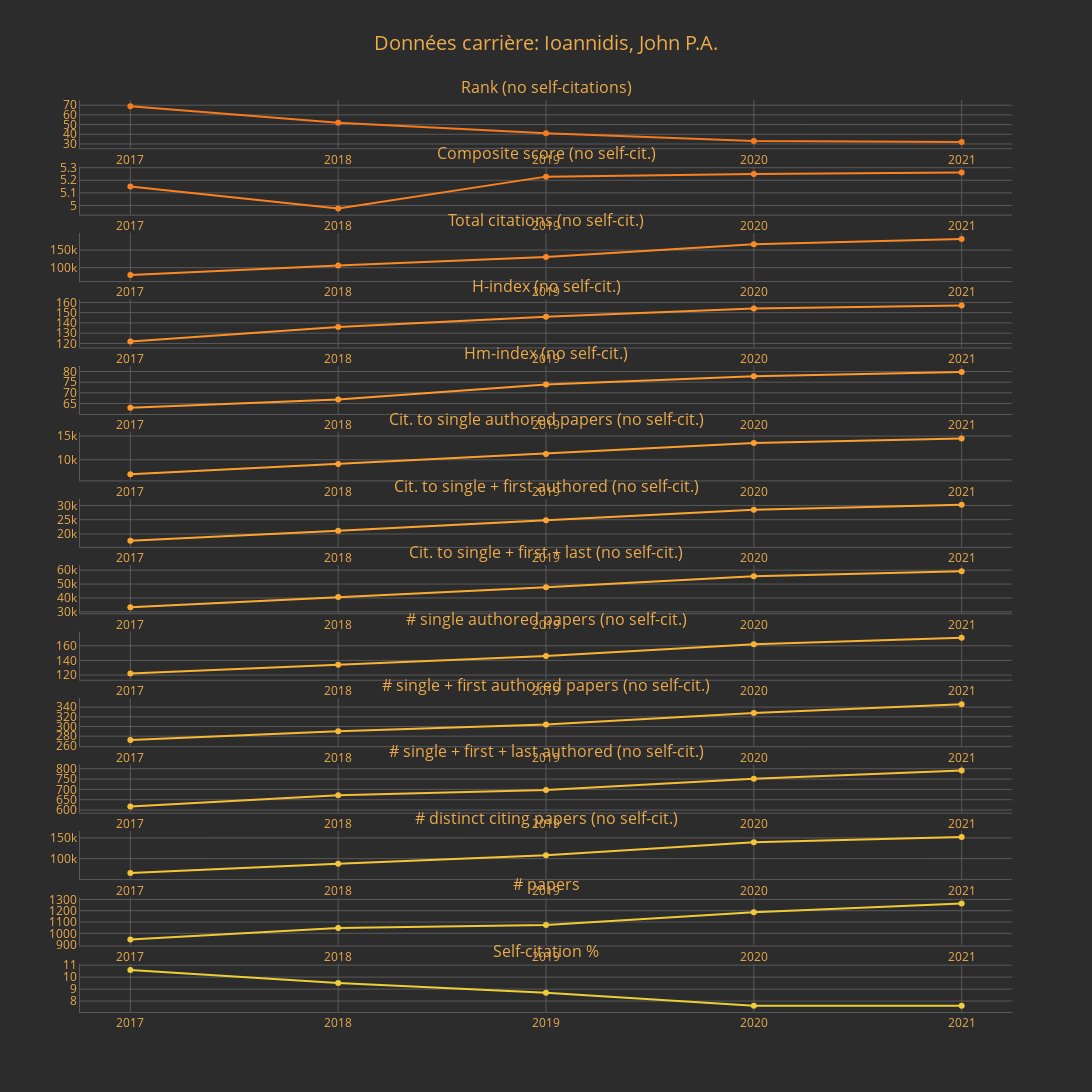

The code cell stored with this chart in its notebook:
### Code cell
# Cellule 4: Visualisation avec exclusion des auto-citations
fig = client.plot_author_career("Ioannidis, John P.A.", 
                                exclude_self_citations=True,
                                height=2500)
fig.show()

### Figure 1 — Plotly figure (JSON) as saved in the notebook; plotly's stock layout.template omitted (floating-point values rounded to 4 significant figures)
{"data": [{"hovertemplate": "Année: %{x}<br>Valeur: %{y}<extra></extra>", "marker": {"color": "rgb(247, 121, 30)"}, "name": "rank (ns)", "type": "scatter", "x": ["2017", "2018", "2019", "2020", "2021"], "xaxis": "x", "y": [69.0, 52.0, 41.0, 33.0, 32.0], "yaxis": "y"}, {"hovertemplate": "Année: %{x}<br>Valeur: %{y}<extra></extra>", "marker": {"color": "rgb(249, 129, 34)"}, "name": "c (ns)", "type": "scatter", "x": ["2017", "2018", "2019", "2020", "2021"], "xaxis": "x2", "y": [5.151, 4.976, 5.229, 5.249, 5.261], "yaxis": "y2"}, {"hovertemplate": "Année: %{x}<br>Valeur: %{y}<extra></extra>", "marker": {"color": "rgb(250, 137, 37)"}, "name": "nc (ns)", "type": "scatter", "x": ["2017", "2018", "2019", "2020", "2021"], "xaxis": "x3", "y": [79240.0, 106300.0, 130600.0, 166900.0, 181600.0], "yaxis": "y3"}, {"hovertemplate": "Année: %{x}<br>Valeur: %{y}<extra></extra>", "marker": {"color": "rgb(252, 145, 41)"}, "name": "h (ns)", "type": "scatter", "x": ["2017", "2018", "2019", "2020", "2021"], "xaxis": "x4", "y": [122.0, 136.0, 146.0, 154.0, 157.0], "yaxis": "y4"}, {"hovertemplate": "Année: %{x}<br>Valeur: %{y}<extra></extra>", "marker": {"color": "rgb(254, 153, 44)"}, "name": "hm (ns)", "type": "scatter", "x": ["2017", "2018", "2019", "2020", "2021"], "xaxis": "x5", "y": [62.96, 66.91, 73.88, 77.75, 79.8], "yaxis": "y5"}, {"hovertemplate": "Année: %{x}<br>Valeur: %{y}<extra></extra>", "marker": {"color": "rgb(253, 159, 46)"}, "name": "ncs (ns)", "type": "scatter", "x": ["2017", "2018", "2019", "2020", "2021"], "xaxis": "x6", "y": [6939.0, 9115.0, 11220.0, 13520.0, 14510.0], "yaxis": "y6"}, {"hovertemplate": "Année: %{x}<br>Valeur: %{y}<extra></extra>", "marker": {"color": "rgb(251, 165, 48)"}, "name": "ncsf (ns)", "type": "scatter", "x": ["2017", "2018", "2019", "2020", "2021"], "xaxis": "x7", "y": [17650.0, 21100.0, 24850.0, 28520.0, 30210.0], "yaxis": "y7"}, {"hovertemplate": "Année: %{x}<br>Valeur: %{y}<extra></extra>", "marker": {"color": "rgb(250, 172, 50)"}, "name": "ncsfl (ns)", "type": "scatter", "x": ["2017", "2018", "2019", "2020", "2021"], "xaxis": "x8", "y": [33390.0, 40710.0, 47700.0, 55580.0, 59200.0], "yaxis": "y8"}, {"hovertemplate": "Année: %{x}<br>Valeur: %{y}<extra></extra>", "marker": {"color": "rgb(248, 178, 52)"}, "name": "nps (ns)", "type": "scatter", "x": ["2017", "2018", "2019", "2020", "2021"], "xaxis": "x9", "y": [122.0, 134.0, 146.0, 162.0, 171.0], "yaxis": "y9"}, {"hovertemplate": "Année: %{x}<br>Valeur: %{y}<extra></extra>", "marker": {"color": "rgb(247, 184, 54)"}, "name": "cpsf (ns)", "type": "scatter", "x": ["2017", "2018", "2019", "2020", "2021"], "xaxis": "x10", "y": [272.0, 290.0, 304.0, 328.0, 346.0], "yaxis": "y10"}, {"hovertemplate": "Année: %{x}<br>Valeur: %{y}<extra></extra>", "marker": {"color": "rgb(245, 190, 56)"}, "name": "npsfl (ns)", "type": "scatter", "x": ["2017", "2018", "2019", "2020", "2021"], "xaxis": "x11", "y": [617.0, 672.0, 697.0, 751.0, 791.0], "yaxis": "y11"}, {"hovertemplate": "Année: %{x}<br>Valeur: %{y}<extra></extra>", "marker": {"color": "rgb(244, 196, 57)"}, "name": "npciting (ns)", "type": "scatter", "x": ["2017", "2018", "2019", "2020", "2021"], "xaxis": "x12", "y": [65580.0, 87940.0, 108100.0, 139500.0, 152000.0], "yaxis": "y12"}, {"hovertemplate": "Année: %{x}<br>Valeur: %{y}<extra></extra>", "marker": {"color": "rgb(240, 201, 57)"}, "name": "np", "type": "scatter", "x": ["2017", "2018", "2019", "2020", "2021"], "xaxis": "x13", "y": [946.0, 1048.0, 1073.0, 1187.0, 1264.0], "yaxis": "y13"}, {"hovertemplate": "Année: %{x}<br>Valeur: %{y}<extra></extra>", "marker": {"color": "rgb(235, 206, 57)"}, "name": "self%", "type": "scatter", "x": ["2017", "2018", "2019", "2020", "2021"], "xaxis": "x14", "y": [10.6, 9.5, 8.7, 7.6, 7.6], "yaxis": "y14"}], "layout": {"annotations": [{"font": {"size": 16}, "showarrow": false, "text": "Rank (no self-citations)", "x": 0.5, "xanchor": "center", "xref": "paper", "y": 1, "yanchor": "bottom", "yref": "paper"}, {"font": {"size": 16}, "showarrow": false, "text": "Composite score (no self-cit.)", "x": 0.5, "xanchor": "center", "xref": "paper", "y": 0.9271, "yanchor": "bottom", "yref": "paper"}, {"font": {"size": 16}, "showarrow": false, "text": "Total citations (no self-cit.)", "x": 0.5, "xanchor": "center", "xref": "paper", "y": 0.8543, "yanchor": "bottom", "yref": "paper"}, {"font": {"size": 16}, "showarrow": false, "text": "H-index (no self-cit.)", "x": 0.5, "xanchor": "center", "xref": "paper", "y": 0.7814, "yanchor": "bottom", "yref": "paper"}, {"font": {"size": 16}, "showarrow": false, "text": "Hm-index (no self-cit.)", "x": 0.5, "xanchor": "center", "xref": "paper", "y": 0.7086, "yanchor": "bottom", "yref": "paper"}, {"font": {"size": 16}, "showarrow": false, "text": "Cit. to single authored papers (no self-cit.)", "x": 0.5, "xanchor": "center", "xref": "paper", "y": 0.6357, "yanchor": "bottom", "yref": "paper"}, {"font": {"size": 16}, "showarrow": false, "text": "Cit. to single + first authored (no self-cit.)", "x": 0.5, "xanchor": "center", "xref": "paper", "y": 0.5629, "yanchor": "bottom", "yref": "paper"}, {"font": {"size": 16}, "showarrow": false, "text": "Cit. to single + first + last (no self-cit.)", "x": 0.5, "xanchor": "center", "xref": "paper", "y": 0.49, "yanchor": "bottom", "yref": "paper"}, {"font": {"size": 16}, "showarrow": false, "text": "# single authored papers (no self-cit.)", "x": 0.5, "xanchor": "center", "xref": "paper", "y": 0.4171, "yanchor": "bottom", "yref": "paper"}, {"font": {"size": 16}, "showarrow": false, "text": "# single + first authored papers (no self-cit.)", "x": 0.5, "xanchor": "center", "xref": "paper", "y": 0.3443, "yanchor": "bottom", "yref": "paper"}, {"font": {"size": 16}, "showarrow": false, "text": "# single + first + last authored (no self-cit.)", "x": 0.5, "xanchor": "center", "xref": "paper", "y": 0.2714, "yanchor": "bottom", "yref": "paper"}, {"font": {"size": 16}, "showarrow": false, "text": "# distinct citing papers (no self-cit.)", "x": 0.5, "xanchor": "center", "xref": "paper", "y": 0.1986, "yanchor": "bottom", "yref": "paper"}, {"font": {"size": 16}, "showarrow": false, "text": "# papers", "x": 0.5, "xanchor": "center", "xref": "paper", "y": 0.1257, "yanchor": "bottom", "yref": "paper"}, {"font": {"size": 16}, "showarrow": false, "text": "Self-citation %", "x": 0.5, "xanchor": "center", "xref": "paper", "y": 0.05286, "yanchor": "bottom", "yref": "paper"}], "font": {"color": "#ECAB4C"}, "height": 2500, "paper_bgcolor": "#2C2C2C", "plot_bgcolor": "#2C2C2C", "showlegend": false, "title": {"font": {"size": 20}, "text": "Données carrière: Ioannidis, John P.A.", "x": 0.5}, "width": 1200, "xaxis": {"anchor": "y", "domain": [0, 1], "gridcolor": "#5b5959", "linecolor": "#5b5959", "ticktext": ["2017", "2018", "2019", "2020", "2021"], "tickvals": ["2017", "2018", "2019", "2020", "2021"], "zeroline": false}, "xaxis10": {"anchor": "y10", "domain": [0, 1], "gridcolor": "#5b5959", "linecolor": "#5b5959", "ticktext": ["2017", "2018", "2019", "2020", "2021"], "tickvals": ["2017", "2018", "2019", "2020", "2021"], "zeroline": false}, "xaxis11": {"anchor": "y11", "domain": [0, 1], "gridcolor": "#5b5959", "linecolor": "#5b5959", "ticktext": ["2017", "2018", "2019", "2020", "2021"], "tickvals": ["2017", "2018", "2019", "2020", "2021"], "zeroline": false}, "xaxis12": {"anchor": "y12", "domain": [0, 1], "gridcolor": "#5b5959", "linecolor": "#5b5959", "ticktext": ["2017", "2018", "2019", "2020", "2021"], "tickvals": ["2017", "2018", "2019", "2020", "2021"], "zeroline": false}, "xaxis13": {"anchor": "y13", "domain": [0, 1], "gridcolor": "#5b5959", "linecolor": "#5b5959", "ticktext": ["2017", "2018", "2019", "2020", "2021"], "tickvals": ["2017", "2018", "2019", "2020", "2021"], "zeroline": false}, "xaxis14": {"anchor": "y14", "domain": [0, 1], "gridcolor": "#5b5959", "linecolor": "#5b5959", "ticktext": ["2017", "2018", "2019", "2020", "2021"], "tickvals": ["2017", "2018", "2019", "2020", "2021"], "zeroline": false}, "xaxis2": {"anchor": "y2", "domain": [0, 1], "gridcolor": "#5b5959", "linecolor": "#5b5959", "ticktext": ["2017", "2018", "2019", "2020", "2021"], "tickvals": ["2017", "2018", "2019", "2020", "2021"], "zeroline": false}, "xaxis3": {"anchor": "y3", "domain": [0, 1], "gridcolor": "#5b5959", "linecolor": "#5b5959", "ticktext": ["2017", "2018", "2019", "2020", "2021"], "tickvals": ["2017", "2018", "2019", "2020", "2021"], "zeroline": false}, "xaxis4": {"anchor": "y4", "domain": [0, 1], "gridcolor": "#5b5959", "linecolor": "#5b5959", "ticktext": ["2017", "2018", "2019", "2020", "2021"], "tickvals": ["2017", "2018", "2019", "2020", "2021"], "zeroline": false}, "xaxis5": {"anchor": "y5", "domain": [0, 1], "gridcolor": "#5b5959", "linecolor": "#5b5959", "ticktext": ["2017", "2018", "2019", "2020", "2021"], "tickvals": ["2017", "2018", "2019", "2020", "2021"], "zeroline": false}, "xaxis6": {"anchor": "y6", "domain": [0, 1], "gridcolor": "#5b5959", "linecolor": "#5b5959", "ticktext": ["2017", "2018", "2019", "2020", "2021"], "tickvals": ["2017", "2018", "2019", "2020", "2021"], "zeroline": false}, "xaxis7": {"anchor": "y7", "domain": [0, 1], "gridcolor": "#5b5959", "linecolor": "#5b5959", "ticktext": ["2017", "2018", "2019", "2020", "2021"], "tickvals": ["2017", "2018", "2019", "2020", "2021"], "zeroline": false}, "xaxis8": {"anchor": "y8", "domain": [0, 1], "gridcolor": "#5b5959", "linecolor": "#5b5959", "ticktext": ["2017", "2018", "2019", "2020", "2021"], "tickvals": ["2017", "2018", "2019", "2020", "2021"], "zeroline": false}, "xaxis9": {"anchor": "y9", "domain": [0, 1], "gridcolor": "#5b5959", "linecolor": "#5b5959", "ticktext": ["2017", "2018", "2019", "2020", "2021"], "tickvals": ["2017", "2018", "2019", "2020", "2021"], "zeroline": false}, "yaxis": {"anchor": "x", "domain": [0.9471, 1], "gridcolor": "#5b5959", "linecolor": "#5b5959", "zeroline": false}, "yaxis10": {"anchor": "x10", "domain": [0.2914, 0.3443], "gridcolor": "#5b5959", "linecolor": "#5b5959", "zeroline": false}, "yaxis11": {"anchor": "x11", "domain": [0.2186, 0.2714], "gridcolor": "#5b5959", "linecolor": "#5b5959", "zeroline": false}, "yaxis12": {"anchor": "x12", "domain": [0.1457, 0.1986], "gridcolor": "#5b5959", "linecolor": "#5b5959", "zeroline": false}, "yaxis13": {"anchor": "x13", "domain": [0.07286, 0.1257], "gridcolor": "#5b5959", "linecolor": "#5b5959", "zeroline": false}, "yaxis14": {"anchor": "x14", "domain": [0, 0.05286], "gridcolor": "#5b5959", "linecolor": "#5b5959", "zeroline": false}, "yaxis2": {"anchor": "x2", "domain": [0.8743, 0.9271], "gridcolor": "#5b5959", "linecolor": "#5b5959", "zeroline": false}, "yaxis3": {"anchor": "x3", "domain": [0.8014, 0.8543], "gridcolor": "#5b5959", "linecolor": "#5b5959", "zeroline": false}, "yaxis4": {"anchor": "x4", "domain": [0.7286, 0.7814], "gridcolor": "#5b5959", "linecolor": "#5b5959", "zeroline": false}, "yaxis5": {"anchor": "x5", "domain": [0.6557, 0.7086], "gridcolor": "#5b5959", "linecolor": "#5b5959", "zeroline": false}, "yaxis6": {"anchor": "x6", "domain": [0.5829, 0.6357], "gridcolor": "#5b5959", "linecolor": "#5b5959", "zeroline": false}, "yaxis7": {"anchor": "x7", "domain": [0.51, 0.5629], "gridcolor": "#5b5959", "linecolor": "#5b5959", "zeroline": false}, "yaxis8": {"anchor": "x8", "domain": [0.4371, 0.49], "gridcolor": "#5b5959", "linecolor": "#5b5959", "zeroline": false}, "yaxis9": {"anchor": "x9", "domain": [0.3643, 0.4171], "gridcolor": "#5b5959", "linecolor": "#5b5959", "zeroline": false}}}
